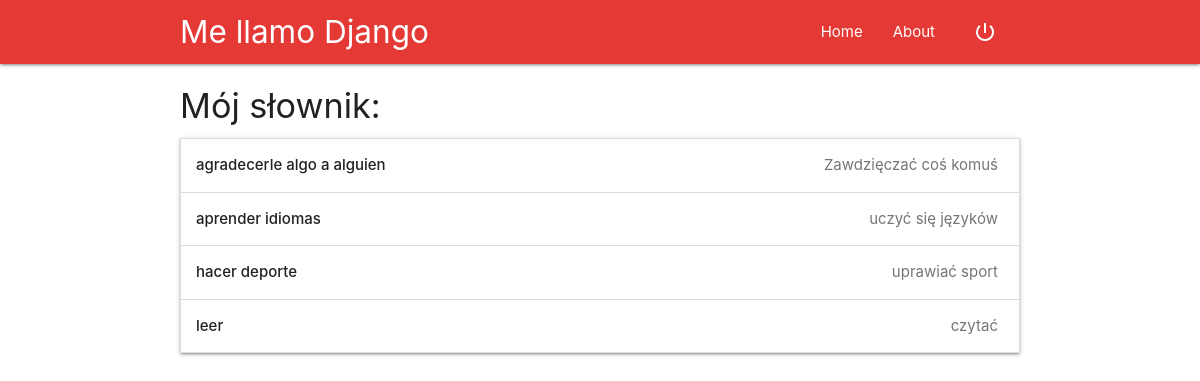
The page /dictionary/ (signed in) on the database its author committed.
### memo_card/models.py (models this page shows, shortened)
class Repeat(models.Model):
    user_for = models.ForeignKey(User, on_delete=models.CASCADE, related_name='my_memocard')
    card = models.ForeignKey(MemoCard, on_delete=models.CASCADE, related_name='for_users')
    repeat_on = models.DateField()
    counter = models.PositiveIntegerField(default=0)

class MemoCard(models.Model):
    GRUP_CHOISE = [('Shop','Shop'),
                    ('Activity', 'Activity'),
                    ('Time','Time'),
                    ('Hospital','Hospital'),
                    ('Apparition','Apparition'),
                    ('Family', 'Family'),
                    ('Meeting','Meeting'),
                    ('Phone', 'Phone'),
                    ('Opinion', 'Opinion'),
                    ('Profesion', 'Profesion'),
                    ('Relation', 'Relation'),
                    ('Emotions', 'Emotions')]
    esp_title = models.CharField(max_length=200)
    esp_eg = models.TextField(null = True, blank=True)
    esp_bold=models.TextField(null = True, blank=True)
    pl_title = models.CharField(max_length=200)
    pl_eg = models.TextField(null = True, blank=True)
    grup = models.CharField(choices = GRUP_CHOISE, null=True, blank=True, max_length=20)
    pl_bold=models.TextField(null = True, blank=True)
    objects = CardMenager()

### memo_card/views.py (the view)
# urls.py: path('dictionary/', views.dictionary, name='dictionary'),
@login_required
def dictionary(request):
    user = request.user
    words = Repeat.objects.filter(user_for=user).order_by('card__esp_title')
    return render(request, 'memo_card/dictionary.html', {'words': words})

### memo_card/templates/memo_card/dictionary.html (shortened to what this page needs)
{% extends "memo_card/base.html" %}
{% block content %}
  <h4>Mój słownik:</h4>
  <ul class="collapsible">
    {% for word in words %}
      {% with esp_word=word.card.esp_title pl_word=word.card.pl_title esp_eg=word.card.esp_eg pl_eg=word.card.pl_eg %}
        <li>
          <div class="collapsible-header">
            <strong>{{esp_word}}</strong>
            <span class="badge">{{pl_word}}</span></div>
        </li>
      {% endwith %}
    {% endfor %}
  </ul>
{% endblock %}

### rows shown on the page
Repeat: card.esp_title "agradecerle algo a alguien", card.pl_title "Zawdzięczać coś komuś"
Repeat: card.esp_title "aprender idiomas", card.pl_title "uczyć się języków"
Repeat: card.esp_title "hacer deporte", card.pl_title "uprawiać sport"
Repeat: card.esp_title "leer", card.pl_title "czytać"
